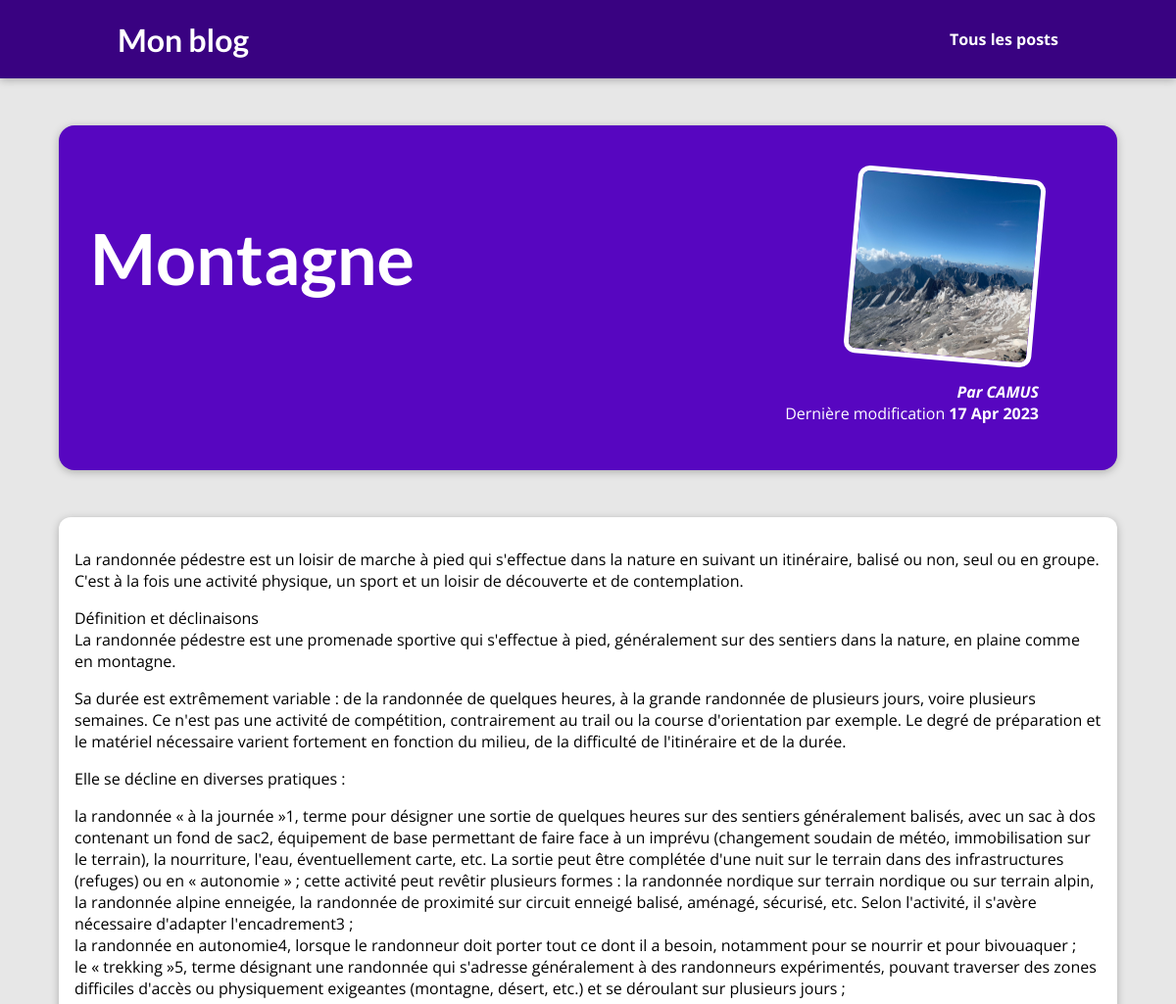
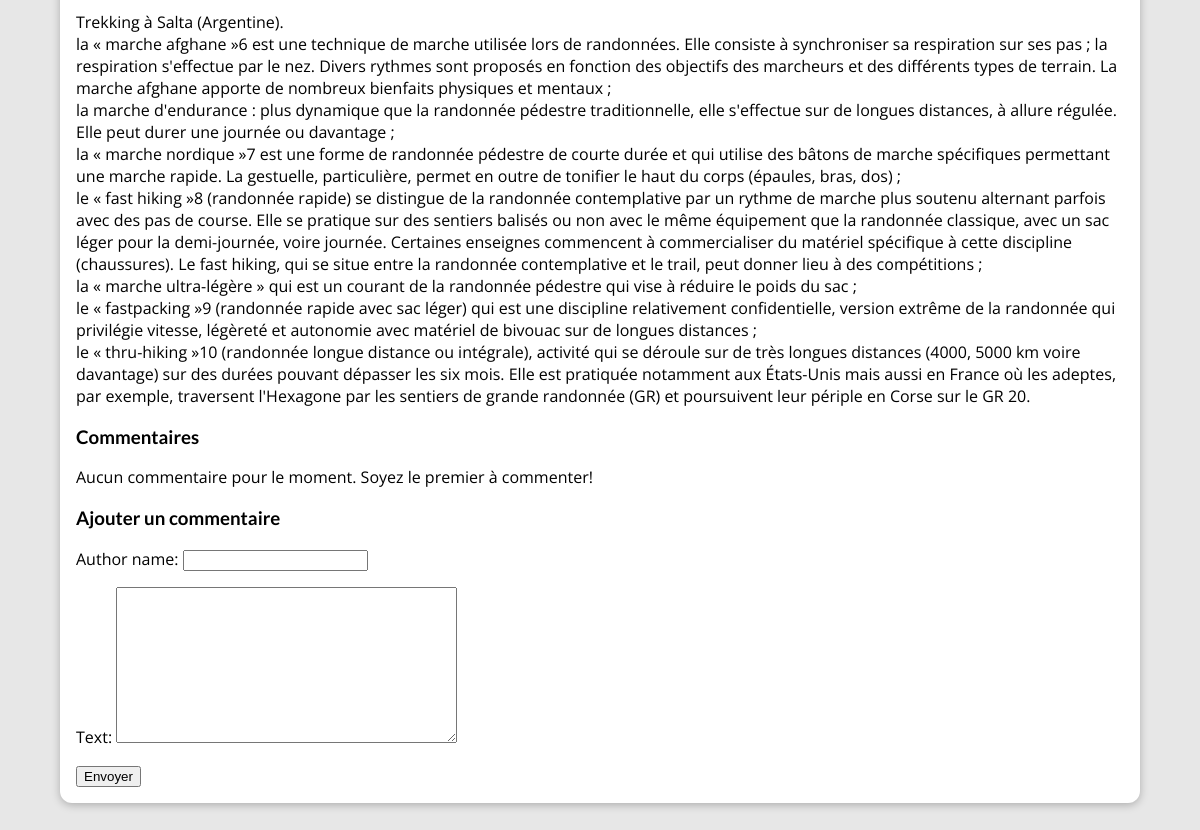
Screenshot of /posts/mountains with the database file from the repository (2 pictures, top to bottom).
### blog/models.py (models this page shows)
class Post(models.Model):
    title = models.CharField(max_length=150)
    excerpt = models.CharField(max_length=200)
    image_name = models.CharField(max_length=100) # montagne.png
    date = models.DateField(auto_now=True)
    slug = models.SlugField(unique=True, db_index=True)
    content = models.TextField(validators=[MinLengthValidator(10)]) # validators souleve une erreur si condition non remplie
    author = models.ForeignKey(
        Author, on_delete=models.SET_NULL, related_name="posts", null=True)
    tags = models.ManyToManyField(Tag)

class Author(models.Model):
    first_name = models.CharField(max_length=100)
    last_name = models.CharField(max_length=100)
    email_address = models.EmailField()

### blog/views.py (the view)
# urls.py: path("posts/<slug:slug>", views.post_detail,
def post_detail(request, slug):
    identified_post = Post.objects.get(slug=slug)
    comments = identified_post.commentaires.order_by("-date")
    if request.method == "POST":
        form = CommentForm(request.POST)
        if form.is_valid():
            comment = form.save(commit=False) # recupere un objet sans
            comment.post = identified_post
            comment.save()
            return redirect("post-detail-page", slug=slug)
    else:
        form = CommentForm()
    return render(request, "blog/post-detail.html", {
        "post": identified_post,
        "form": form,
        "comments": comments
    })

### blog/forms.py (shortened to what this page needs)
class CommentForm(forms.ModelForm):
    class Meta:
        model = Comment
        fields = ["author_name", "text"]
        '''widgets = {
        'author_name': forms.Textarea(attrs={'cols': 80, 'rows': 20}),
    }'''

### blog/templates/blog/post-detail.html (shortened to what this page needs)
{% extends "base.html" %}
{% load static %}
{% block css_files %}
<link rel="stylesheet" href="{% static "blog/post-detail.css" %}" />
{% endblock %}
{% block content %}
<section id="summary">
  <h2>{{ post.title }}</h2>
  <article>
    <img src="{% static "blog/images/"|add:post.image_name %}" alt="{{ post.title }}" />
    <address>Par {{ post.author.firstname }} {{ post.author.last_name }}</address>
    <div>Dernière modification <time>{{ post.date|date:"d M Y" }}</time></div>
  </article>
</section>
<main>
  {{ post.content|linebreaks }}
  <h3>Commentaires</h3>
  <section id="comments">
    {% for comment in comments %}
      <div class="comment">
        <p>{{ comment.text }}</p>
        <address>Par {{ comment.author_name }} le {{ comment.date|date:"d M Y H:i" }}</address>
      </div>
    {% empty %}
      <p>Aucun commentaire pour le moment. Soyez le premier à commenter!</p>
    {% endfor %}
  </section>
  <h3>Ajouter un commentaire</h3>
  <form method="post" action="{% url 'post-detail-page' slug=post.slug %}">
    {{ form.as_p }}
    <button type="submit">Envoyer</button>
  </form>
</main>
{% endblock %}

### static/app.css (style rules this page uses)
* { box-sizing: border-box; }
html { font-family: 'Open Sans', 'Lato', sans-serif; }
body { margin: 0; }
h1, h2, h3 { font-family: 'Lato', sans-serif; font-weight: bold; }

### blog/static/blog/post-detail.css (style rules this page uses)
body { background-color: #e7e7e7; }
#summary { margin: 8rem auto 3rem auto; padding: 2rem; width: 90%; max-width: 90rem; border-radius: 16px; background-color: #5706c0; position: relative; box-shadow: 0 2px 8px rgba(0, 0, 0, 0.25); height: 22rem; }
#summary h2 { color: white; font-size: 4.5rem; }
#summary article { position: absolute; top: 2rem; right: 3rem; padding: 1rem 2rem; border-radius: 12px; text-align: right; color: white; }
#summary article img { width: 12rem; height: 12rem; border-radius: 12px; transform: rotateZ(5deg); border: 5px solid white; margin-bottom: 1rem; }
#summary address { font-weight: bold; }
#summary time { font-weight: bold; }
main { width: 90%; max-width: 90rem; margin: 3rem auto; background-color: white; padding: 1rem; border-radius: 12px; box-shadow: 0 2px 8px rgba(0, 0, 0, 0.25); }

### rows the page displays
Post: title "Montagne", image_name (picture), author.last_name "CAMUS", date "17 Apr 2023", content "La randonnée pédestre est un loisir de marche à pied qui s'effectue dans la nature en suivant un itinéraire, balisé ou non, seul ou en groupe. C'est à la fois une activité physique, un sport et un loisir de découverte et de contemplation. Définition et déclinaisons La randonnée pédestre est une promenade sportive qui s'effectue à pied, généralement sur des sentiers dans la nature, en plaine comme en montagne. Sa durée est extrêmement variable : de la randonnée de quelques heures, à la grande randonnée de plusieurs jours, voire plusieurs semaines. Ce n'est pas une activité de compétition, contrairement au trail ou la course d'orientation par exemple. Le degré de préparation et le matériel…"
